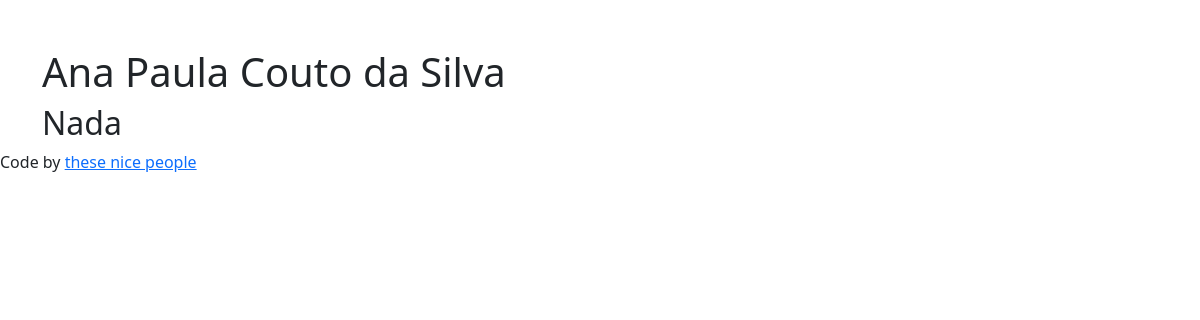
Before: /ana-paula-couto-da-silva/ with the older database file.
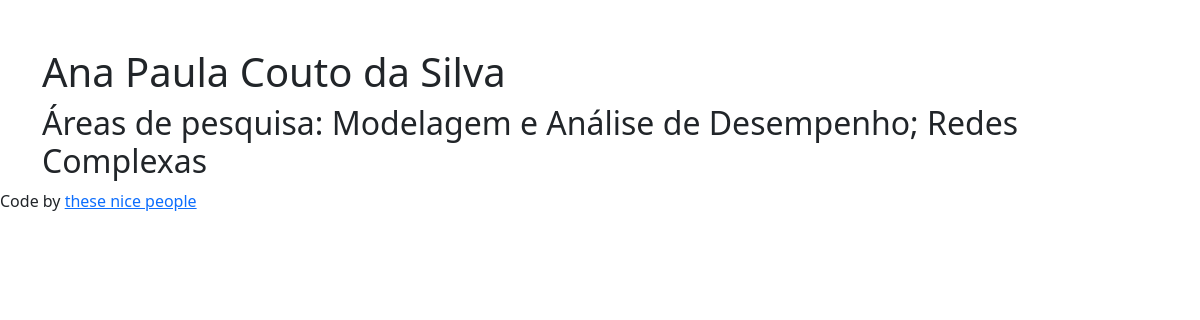
After: the same page with the newer database file.
### planilhao/models.py (models this page shows, shortened)
class Professores(models.Model):
    id = models.IntegerField(primary_key=True)
    name = models.TextField(max_length=155)
    info = models.TextField(max_length=455, default="Nada")
    photo = models.ImageField(blank=True, null=True, upload_to = "photos/")
    slug = models.SlugField(max_length=255)
    class Meta:
        db_table = 'professores'
        ordering = ("name",)

### planilhao/views.py (the view)
# urls.py: path("<slug:slug>/", views.detalhe_professor, name="detail"),
def detalhe_professor(request, slug):
    data = Professores.objects.get(slug=slug)
    data2 = Comentarios.objects.all()
    return render(request, "detalhe_professor.html", {"prof":data, "coment":data2})

### template/detalhe_professor.html (shortened to what this page needs)
{% extends 'base.html' %}
{% block content %}
<div class="container pt-5">
    <h1>{{prof.name}}</h1>
    <h2>{{prof.info}}</h2>
</div>
{% endblock content %}

Changed rows visible on the page:
changed Professores "Ana Paula Couto da Silva": info "Nada" → "Áreas de pesquisa: Modelagem e Análise de Desempenho; Redes Complexas"
